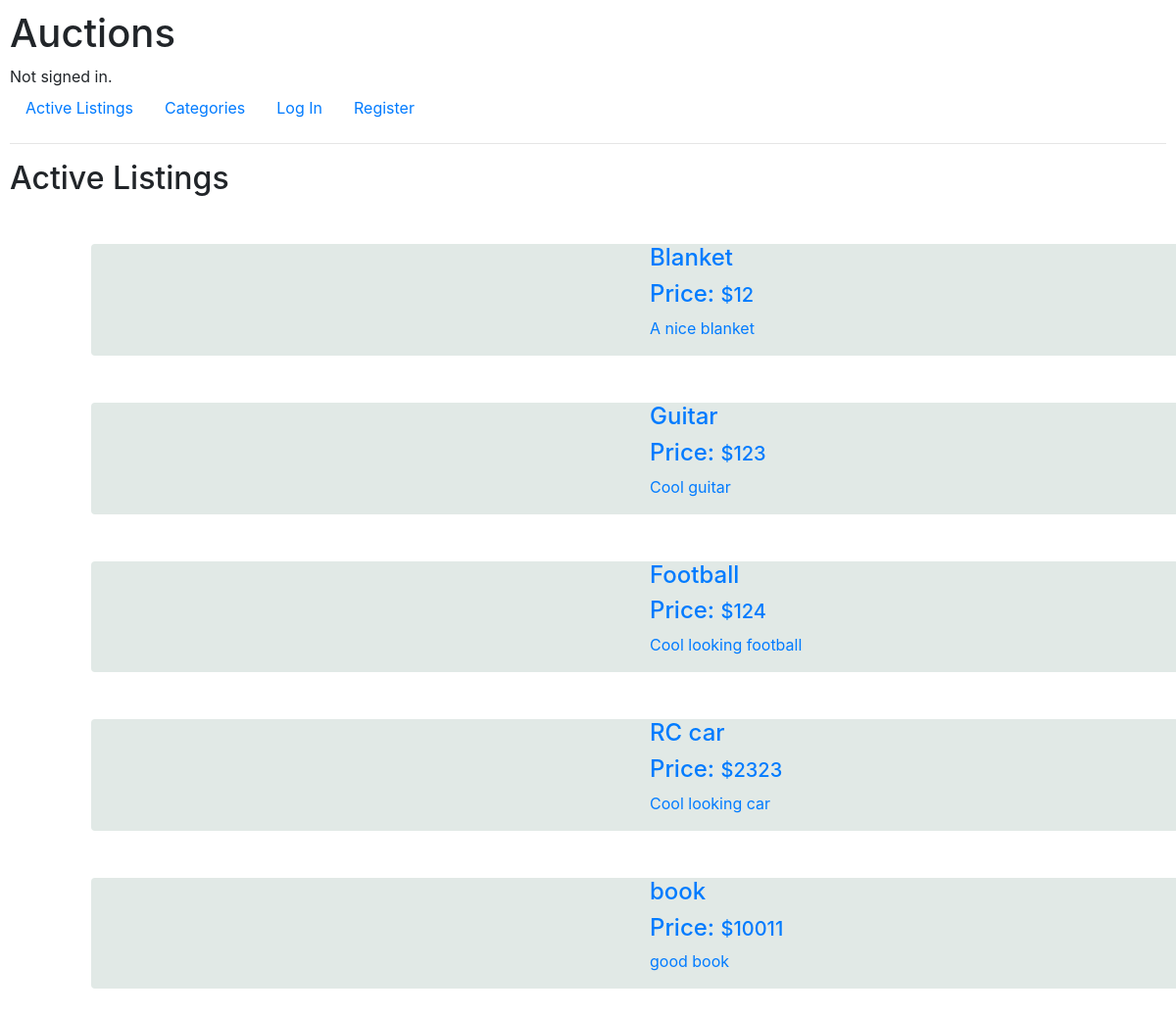
/, run on an earlier commit of the app's database.
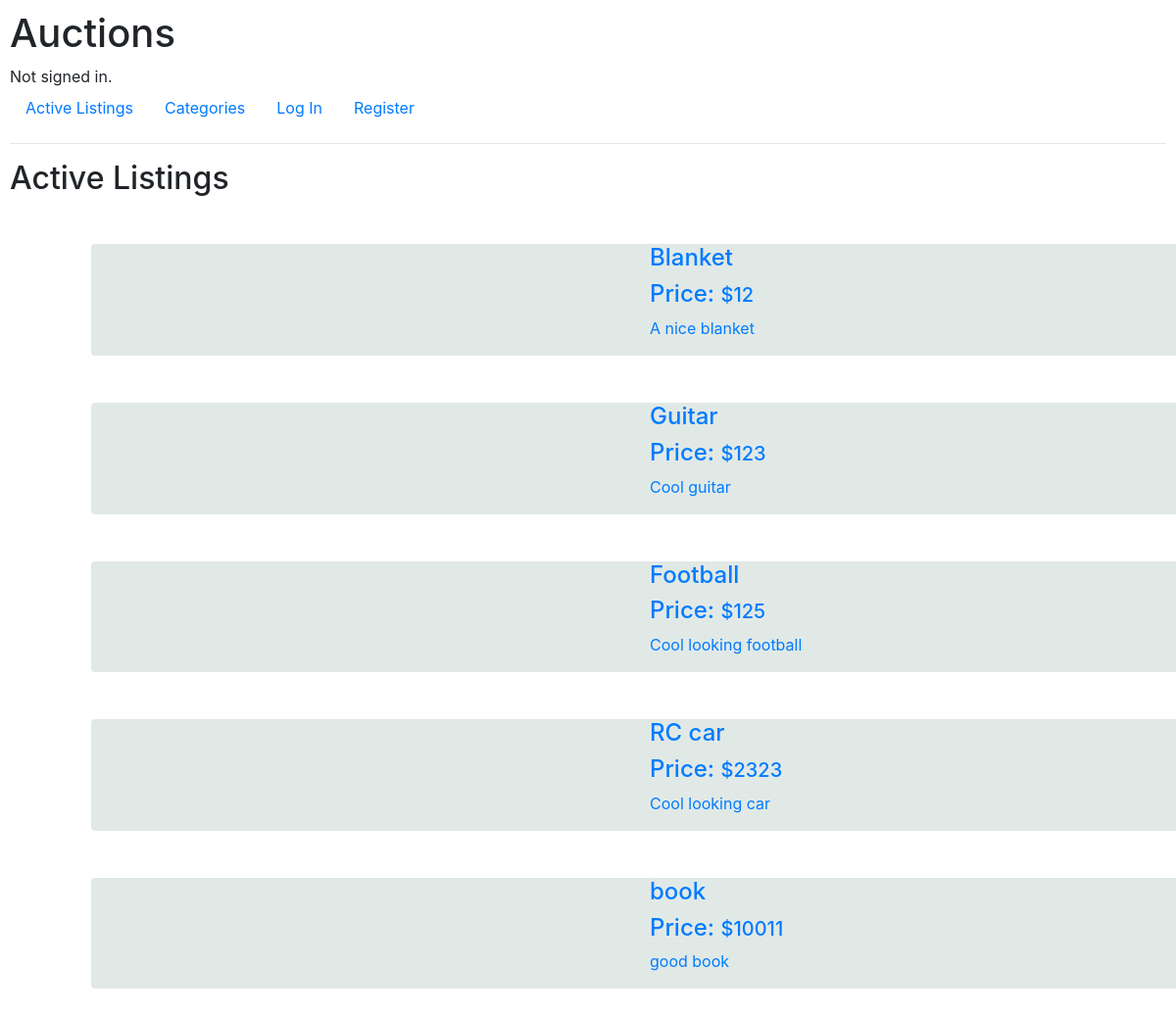
And on a later commit of the database.
### auctions/models.py (models this page shows, shortened)
class Listing(models.Model):
    title = models.CharField(max_length=64)
    description = models.CharField(max_length=150)
    starting_bid = models.IntegerField()
    image_link = models.CharField(max_length=400)
    Category = (('Fashion', 'Fashion'),('Toys','Toys'),('Electronics','Electronics'),('Home','Home'),('Health', 'Health'),('Sports','Sports'))
    category = models.CharField(max_length=200,null=True, choices=Category)
    user = models.ForeignKey(User,on_delete=models.CASCADE,related_name="Products")
    active_category=(('Active','Active'),('Close','Close'))
    active = models.CharField(max_length=200,null=True, choices=active_category,default="Active")

### auctions/views.py (the view)
# urls.py: path("", views.index, name="index"),
def index(request):
    context = {"listing":Listing.objects.all()}
    return render(request, "auctions/index.html",context)

### auctions/templates/auctions/index.html (shortened to what this page needs)
{% extends "auctions/layout.html" %}
{% block body %}
    <h2>Active Listings</h2>
    <div class="container">
        {% for list in listing %}
        <a href="{% url 'listing_page' list.id%}">
        <div class="container m-5 " >
            <div class="row  rounded d-flex align-items-center" style="background-color: rgb(225, 233, 230);" >
                <div class="col d-flex-column-reverse  ">
                    <h4>{{list.title}}</h4>
                    <h4>Price: <span class="h5">${{list.starting_bid}}</span></h4>
                    <p>{{list.description}}</p>
                </div>
            </div>
        </a>
        </div>
        {% empty %}
            <h4>No item</h4>
        {% endfor %}
{% endblock %}

What changed in the data, as far as the page shows it:
changed Listing "Football": starting_bid "124" → "125"
